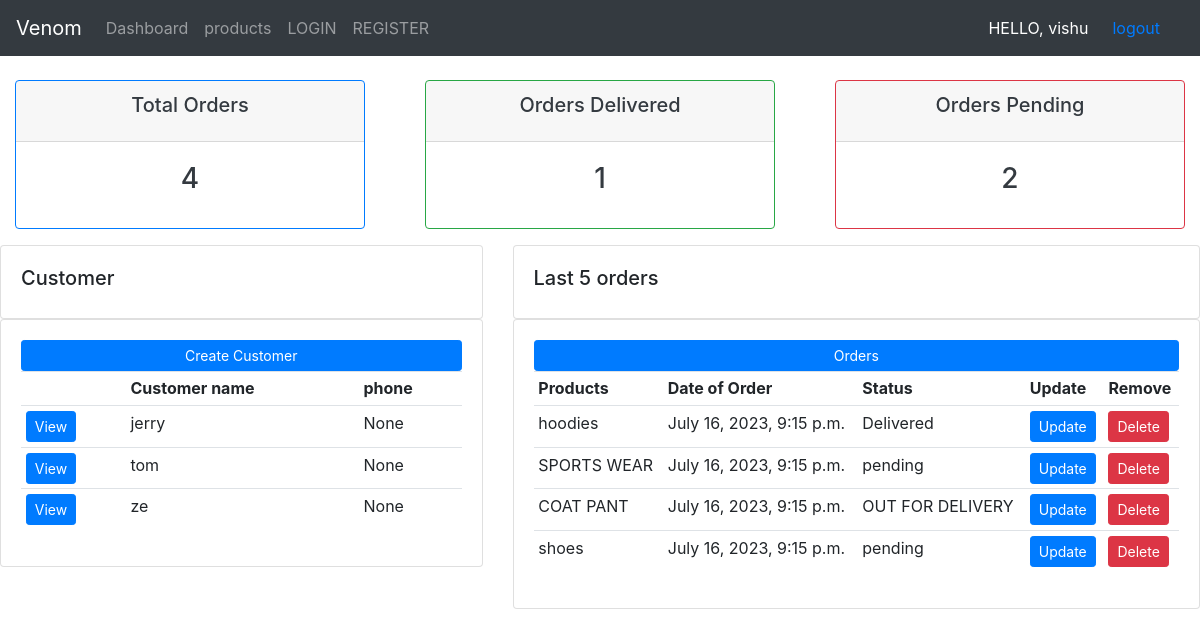
The app's page / (signed in) with its own data.
### home/models.py (models this page shows, shortened)
class Customer(models.Model):
    user=models.OneToOneField(User,null=True,blank=True,on_delete=models.CASCADE)
    name=models.CharField(max_length=200,null=True)
    phone=models.CharField(max_length=200,null=True)
    email=models.CharField(max_length=200,null=True)
    profile_pic=models.ImageField(default='hacker-31.jpg',null=True,blank=True)
    date_created=models.DateTimeField(auto_now_add=True, null=True)

class Order(models.Model):
    STATUS=(('pending','pending'),
             ('OUT FOR DELIVERY','OUT FOR DELIVERY'),
             ('Delivered','Delivered'))
    date_created=models.DateTimeField(auto_now_add=True, null=True)
    status=models.CharField(max_length=200, null=True, choices=STATUS)
    customer= models.ForeignKey(Customer,null=True,on_delete=models.SET_NULL)
    product= models.ForeignKey(Product,null=True,on_delete=models.SET_NULL)

class Product(models.Model):
        CATEGORY=(('Indoor',"Indoor"),
                  ('Outdoor','Outdoor'))
        name=models.CharField(max_length=200,null=True)
        price=models.FloatField(null=True)
        category=models.CharField(max_length=200,null=True, choices=CATEGORY)
        description=models.CharField(max_length=200,null=True)
        date_created=models.DateTimeField(auto_now_add=True, null=True)
        tag=models.ManyToManyField(Tag)
        def __str__(self):
         return self.name

### home/views.py (the view)
# urls.py: 2. Add a URL to urlpatterns:  path('', views.home, name='home')
@login_required(login_url='loginuser')
def home(request):
    customers=Customer.objects.all()
    orders=Order.objects.all()
    totalcustomer=customers.count()
    totalorder=orders.count()
    deliver=orders.filter(status='Delivered').count()
    pending=orders.filter(status='pending').count()
    context={'orders':orders,'customers':customers,'totalcustomer':totalcustomer,'totalorder':totalorder,'deliver':deliver,'pending':pending}
    return render(request,'index.html',context)

### templates/index.html (shortened to what this page needs)
{% extends 'base.html' %}
{% block body %}
{% include 'status.html' %}
<div class="row">
    <div class="col-md-5">
        <div class="card card-body">
            <h5>Customer</h5>
        </div>
        <div class="card card-body">
            <a class="btn btn-primary btn-sm btn-block" href="#"> Create Customer</a>
            <table class="table table-sm">
                <tr>
                    <th></th>
                    <th>Customer name</th>
                    <th>phone</th>
                </tr>
                {% for i in customers%}
                <tr>
                    <td><a class="btn btn-sm btn-primary" href="{% url 'customer' i.id %}"> View </a></td>
                    <td>{{i.name}}</td>
                    <td>{{i.phone}}</td>
                </tr>
                 {% endfor %}
            </table>
        </div>
    </div>
    <div class="col-md-7">
        <div class="card card-body">
            <h5>Last 5 orders</h5>
        </div>
        <div class="card card-body">
            <a class="btn btn-primary btn-sm btn-block" href="#"> Orders</a>
            <table class="table table-sm">
                <tr>
                    <th>Products</th>
                    <th>Date of Order</th>
                    <th>Status</th>
                    <th>Update</th>
                    <th>Remove</th>
                </tr>
                {%  for order in orders %}
                <tr>
                    <td>{{order.product}}</td>
                    <td>{{order.date_created}}</td>
                    <td>{{order.status}}</td>
                    <td><a  class="btn btn-sm btn-primary" href={% url 'updateorder' order.id %}>Update</a></td>
                    <td><a  class="btn btn-sm btn-danger" href={% url 'deleteorder' order.id %}>Delete</a></td>
                </tr>
                {% endfor %}
            </table>
        </div>
    </div>
</div>
{% endblock body %}

### templates/base.html (shortened to what this page needs)
<!doctype html>
<html lang="en">
  <head>
    <link rel="stylesheet" href="https://cdn.jsdelivr.net/npm/bootstrap@4.3.1/dist/css/bootstrap.min.css">
  </head>
  <body>
    <nav class="navbar navbar-expand-lg navbar-dark bg-dark">
        <a class="navbar-brand" href="#">Venom</a>
        <div class="collapse navbar-collapse" id="navbarNavDropdown">
          <ul class="navbar-nav">
            <li class="nav-item ">
              <a class="nav-link" href="/">Dashboard<span class="sr-only">(current)</span></a>
            </li>
            <li class="nav-item">
              <a class="nav-link" href="/product">products</a>
            </li>
            <li class="nav-item">
              <a class="nav-link" href="/loginuser">LOGIN</a>
            </li>
            <li class="nav-item">
              <a class="nav-link" href="/register">REGISTER</a>
            </li>
          </ul>
        </div>
        <span style="color:white" > HELLO, {{request.user}}</span>
        <span class="px-4"><a href="/logoutuser" > logout</a></span>
      </nav>
      {% block body %}{% endblock body %}
  </body>
</html>

### records on screen
Customer: name "jerry", phone "None"
Customer: name "tom", phone "None"
Customer: name "ze", phone "None"
Order: product "hoodies", date_created "July 16, 2023, 9:15 p.m.", status "Delivered"
Order: product "SPORTS WEAR", date_created "July 16, 2023, 9:15 p.m.", status "pending"
Order: product "COAT PANT", date_created "July 16, 2023, 9:15 p.m.", status "OUT FOR DELIVERY"
Order: product "shoes", date_created "July 16, 2023, 9:15 p.m.", status "pending"

### other values on screen
{{ request.user }} "vishu"
{{ totalorder }} "4"
{{ deliver }} "1"
{{ pending }} "2"
